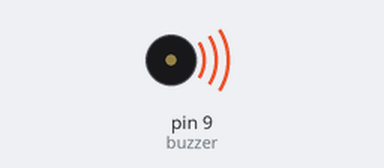
Bench run of a sketch on a simulated Arduino Uno, built with avr-gcc and run on an emulated ATmega328P. Parts: buzzer (waves = sounding).

Above: at 0.1 s.
At 33.6 s:
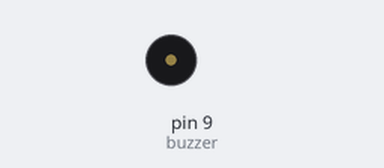
Timing chart, 0 to 35.1 s (numbered marks = the images above):
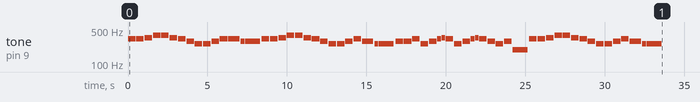

The sketch:

Project_15_Passive_Buzzer.ino
```cpp
//*********************************************************************************
#define NOTE_B0  31
#define NOTE_C1  33
#define NOTE_CS1 35
#define NOTE_D1  37
#define NOTE_DS1 39
#define NOTE_E1  41
#define NOTE_F1  44
#define NOTE_FS1 46
#define NOTE_G1  49
#define NOTE_GS1 52
#define NOTE_A1  55
#define NOTE_AS1 58
#define NOTE_B1  62
#define NOTE_C2  65
#define NOTE_CS2 69
#define NOTE_D2  73
#define NOTE_DS2 78
#define NOTE_E2  82
#define NOTE_F2  87
#define NOTE_FS2 93
#define NOTE_G2  98
#define NOTE_GS2 104
#define NOTE_A2  110
#define NOTE_AS2 117
#define NOTE_B2  123
#define NOTE_C3  131
#define NOTE_CS3 139
#define NOTE_D3  147
#define NOTE_DS3 156
#define NOTE_E3  165
#define NOTE_F3  175
#define NOTE_FS3 185
#define NOTE_G3  196
#define NOTE_GS3 208
#define NOTE_A3  220
#define NOTE_AS3 233
#define NOTE_B3  247
#define NOTE_C4  262
#define NOTE_CS4 277
#define NOTE_D4  294
#define NOTE_DS4 311
#define NOTE_E4  330
#define NOTE_F4  349
#define NOTE_FS4 370
#define NOTE_G4  392
#define NOTE_GS4 415
#define NOTE_A4  440
#define NOTE_AS4 466
#define NOTE_B4  494
#define NOTE_C5  523
#define NOTE_CS5 554
#define NOTE_D5  587
#define NOTE_DS5 622
#define NOTE_E5  659
#define NOTE_F5  698
#define NOTE_FS5 740
#define NOTE_G5  784
#define NOTE_GS5 831
#define NOTE_A5  880
#define NOTE_AS5 932
#define NOTE_B5  988
#define NOTE_C6  1047
#define NOTE_CS6 1109
#define NOTE_D6  1175
#define NOTE_DS6 1245
#define NOTE_E6  1319
#define NOTE_F6  1397
#define NOTE_FS6 1480
#define NOTE_G6  1568
#define NOTE_GS6 1661
#define NOTE_A6  1760
#define NOTE_AS6 1865
#define NOTE_B6  1976
#define NOTE_C7  2093
#define NOTE_CS7 2217
#define NOTE_D7  2349
#define NOTE_DS7 2489
#define NOTE_E7  2637
#define NOTE_F7  2794
#define NOTE_FS7 2960
#define NOTE_G7  3136
#define NOTE_GS7 3322
#define NOTE_A7  3520
#define NOTE_AS7 3729
#define NOTE_B7  3951
#define NOTE_C8  4186
#define NOTE_CS8 4435
#define NOTE_D8  4699
#define NOTE_DS8 4978
#define REST 0

int tempo=114; // Adjust this to quicken or slow down songs
int buzzer = 9;// Change to whichever pin you like
// Music notes are followed by the duration.
// A 4 stands for quarter note, 8 equals eigth note, 16 represents sixteenth note, and so on.
// !!Negative value is used as notes with dots.
// So, -4 means quarter note with dot, i.e., one quarter pluses one eighteenth.
int melody[] = {
  NOTE_E4,4,  NOTE_E4,4,  NOTE_F4,4,  NOTE_G4,4,//1
  NOTE_G4,4,  NOTE_F4,4,  NOTE_E4,4,  NOTE_D4,4,
  NOTE_C4,4,  NOTE_C4,4,  NOTE_D4,4,  NOTE_E4,4,
  NOTE_E4,-4, NOTE_D4,8,  NOTE_D4,2,
  NOTE_E4,4,  NOTE_E4,4,  NOTE_F4,4,  NOTE_G4,4,//4
  NOTE_G4,4,  NOTE_F4,4,  NOTE_E4,4,  NOTE_D4,4,
  NOTE_C4,4,  NOTE_C4,4,  NOTE_D4,4,  NOTE_E4,4,
  NOTE_D4,-4,  NOTE_C4,8,  NOTE_C4,2,
  NOTE_D4,4,  NOTE_D4,4,  NOTE_E4,4,  NOTE_C4,4,//8
  NOTE_D4,4,  NOTE_E4,8,  NOTE_F4,8,  NOTE_E4,4, NOTE_C4,4,
  NOTE_D4,4,  NOTE_E4,8,  NOTE_F4,8,  NOTE_E4,4, NOTE_D4,4,
  NOTE_C4,4,  NOTE_D4,4,  NOTE_G3,2,
  NOTE_E4,4,  NOTE_E4,4,  NOTE_F4,4,  NOTE_G4,4,//12
  NOTE_G4,4,  NOTE_F4,4,  NOTE_E4,4,  NOTE_D4,4,
  NOTE_C4,4,  NOTE_C4,4,  NOTE_D4,4,  NOTE_E4,4,
  NOTE_D4,-4,  NOTE_C4,8,  NOTE_C4,2
};
// Provide the type of the digits, each int value consists of 2 digits(16 bit).
// Each note includes two value(pitch and duration), so every note consists of 4 bit.
int notes=sizeof(melody)/sizeof(melody[0])/2;
// Calculate the duration of a whole note, with its unit of ms(60s/pitch)*4 pitch
int wholenote = (60000 * 4) / tempo;
int divider = 0, noteDuration = 0;

void setup() {
  // Note with repeating melody
  // Remenber that digit is doubled the number of music notes(note+duration)
  for (int thisNote = 0; thisNote < notes * 2; thisNote = thisNote + 2) {
    // Calculate the duration of a single sound
    divider = melody[thisNote + 1];
    if (divider > 0) {
    noteDuration = (wholenote) / divider; // normal prompt, continue.
    } else if (divider < 0) {
      // Dash-lined notes is with a negative duration
      noteDuration = (wholenote) / abs(divider);
      noteDuration *= 1.5; // Increase half of duration for the note with dot
    }
    // Play this note in 90% of time with remaining 10% as a pause
    tone(buzzer, melody[thisNote], noteDuration*0.9);
  // Play the next note after waiting for a certain time.
    delay(noteDuration);
    noTone(buzzer);  // The next statement before the waveform is produced, the next syllable stops.
  }
}

void loop() {
//If you want repeat this song, copy the code in setup() and paste it here.
}
//*********************************************************************************
```
